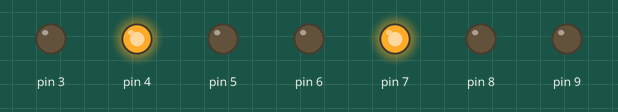
Recording of a sketch running on a simulated Arduino Uno, built with avr-gcc and run on an emulated ATmega328P. Shown: output pins drawn as LEDs (lit = HIGH).

Above: at 0.2 s.
At 1.2 s:
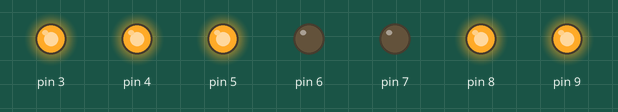
At 2.2 s:
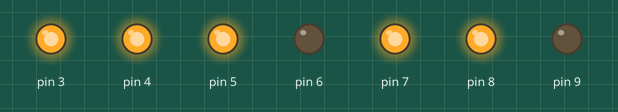
At 5.7 s:
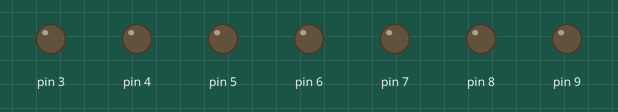
Timing chart, 0 to 6.9 s (numbered marks = the images above):
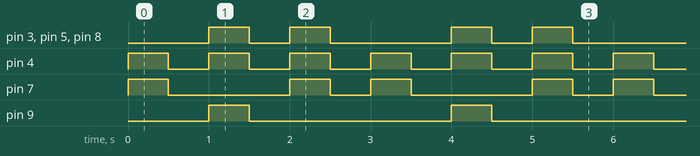

Measured:
- by itself, pin 3, pin 5, pin 8: repeats every 3.0 s: LOW 0.50 s, HIGH 0.50 s, LOW 1.5 s, HIGH 0.50 s
- by itself, pin 4: alternates HIGH for 0.50 s and LOW for 0.50 s
- by itself, pin 7: repeats every 3.0 s: LOW 1.5 s, HIGH 0.50 s, LOW 0.50 s, HIGH 0.50 s
- by itself, pin 9: alternates HIGH for 0.50 s and LOW for 2.5 s

The sketch:

Lesson20.ino
```cpp
/*
20 MC猜数字 - 2 LED数码管
太极创客
www.taichi-maker.com

此程序用于太极创客<<零基础入门学用Arduino教程>>
20 MC猜数字 - 2 LED数码管
课程的演示实验使用。

2017-04-21
*/

void setup() {
  pinMode(3, OUTPUT);
  pinMode(4, OUTPUT);
  pinMode(5, OUTPUT);
  pinMode(6, OUTPUT);
  pinMode(7, OUTPUT);
  pinMode(8, OUTPUT);
  pinMode(9, OUTPUT);

}

// the loop function runs over and over again forever
void loop() {

   // 显示 1:
    digitalWrite(4, HIGH);
    digitalWrite(7, HIGH);
    delay(500);

  // 清理显示内容
    digitalWrite(3, LOW);
    digitalWrite(4, LOW);
    digitalWrite(5, LOW);
    digitalWrite(6, LOW);
    digitalWrite(7, LOW);
    digitalWrite(8, LOW);
    digitalWrite(9, LOW);
    delay(500);

  // 显示 2:
    digitalWrite(3, HIGH);
    digitalWrite(4, HIGH);
    digitalWrite(5, HIGH);
    digitalWrite(8, HIGH);
    digitalWrite(9, HIGH);
    delay(500);

  // 清理显示内容
    digitalWrite(3, LOW);
    digitalWrite(4, LOW);
    digitalWrite(5, LOW);
    digitalWrite(6, LOW);
    digitalWrite(7, LOW);
    digitalWrite(8, LOW);
    digitalWrite(9, LOW);
    delay(500);

  // 显示 3:
    digitalWrite(3, HIGH);
    digitalWrite(4, HIGH);
    digitalWrite(5, HIGH);
    digitalWrite(7, HIGH);
    digitalWrite(8, HIGH);
    delay(500);

  // 清理显示内容
    digitalWrite(3, LOW);
    digitalWrite(4, LOW);
    digitalWrite(5, LOW);
    digitalWrite(6, LOW);
    digitalWrite(7, LOW);
    digitalWrite(8, LOW);
    digitalWrite(9, LOW);
    delay(500);
}
```
